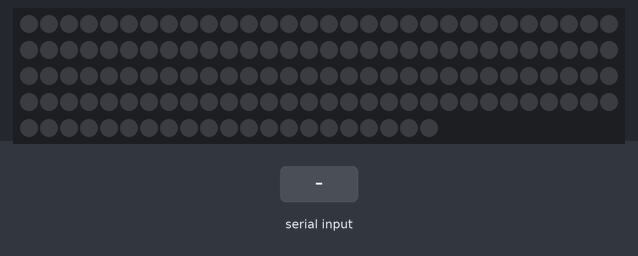
A sketch run on a simulated Arduino Uno, built with avr-gcc and run on an emulated ATmega328P. On the bench: 141 RGB LEDs in strip order, left to right, continuing on the next row. The test bench sets the inputs (shaded band). Dim RGB values are drawn brighter than linear.

Above: at 1.2 s.
1.3 s: "J" received over Serial
At 1.6 s:
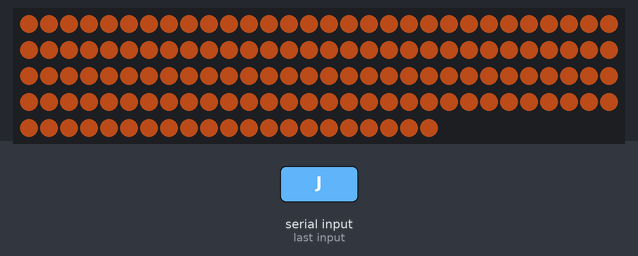
2.8 s: byte 1 (1) received over Serial
At 3.9 s:
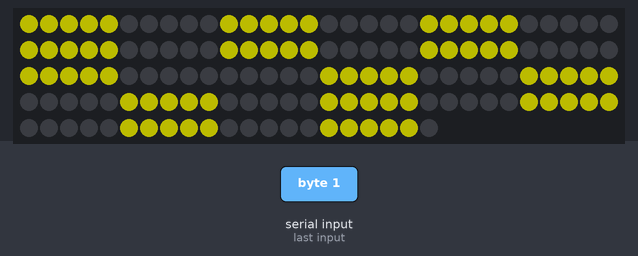
4.3 s: byte 2 (2) received over Serial
At 5.0 s:
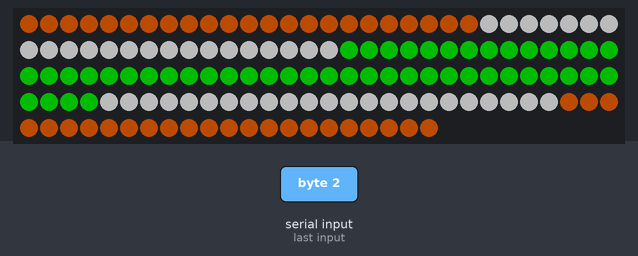
5.8 s: byte 81 (81) received over Serial
At 6.2 s:
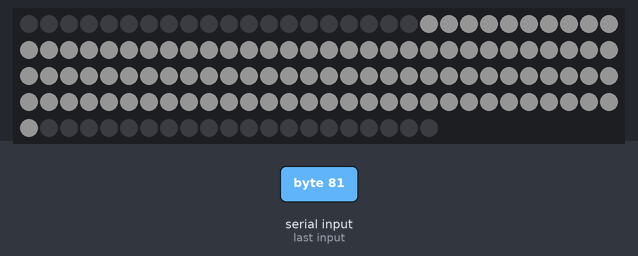
7.3 s: "K" received over Serial
At 8.5 s:
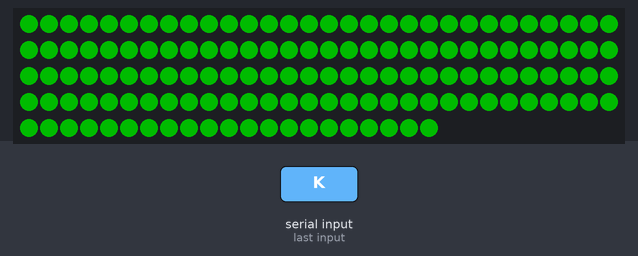
8.8 s: "L" received over Serial
At 9.7 s:
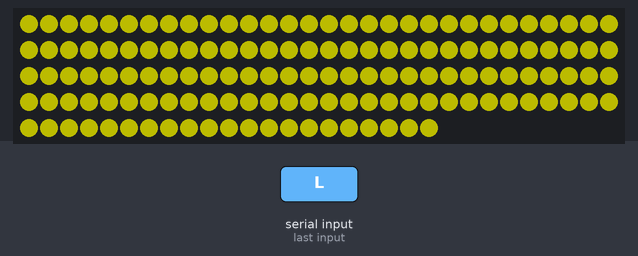
Timing chart, 0 to 11.3 s (numbered marks = the images above; inputs shaded):
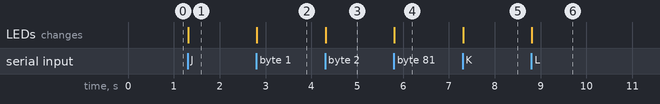

Measured:
- after the input at 1.3 s, the LEDs: change at once (image 1)
- after the input at 2.8 s, the LEDs: change at once (image 2)
- after the input at 4.3 s, the LEDs: change at once (image 3)
- after the input at 5.8 s, the LEDs: change at once (image 4)
- after the input at 7.3 s, the LEDs: change at once (image 5)
- after the input at 8.8 s, the LEDs: change at once (image 6)

The sketch:

hour_glass.ino
```cpp
#include <Adafruit_NeoPixel.h>

#define PIN 6 // the pin that the LED is attached to
#define n 141

bool playingHourglass = false;
int index = 0;

int incomingByte; // a variable to read incoming serial data into

Adafruit_NeoPixel strip(n, 6, NEO_GRB + NEO_KHZ800);


void setup() {
  Serial.begin(9600);  // initialize serial communication
  strip.begin(); // initialize pixels
  strip.clear();  // Initialize all pixels to 'off'
  // strip.show();  // Initialize all pixels to 'off'
  pinMode(6, OUTPUT);  // initialize the LED pin as an output
}

void loop() {


  if (Serial.available() > 0) {   // see if there's incoming serial data
    incomingByte = Serial.read(); // read it

    // Serial.write(incomingByte);

    // Intro - Hour Glass //

    if (incomingByte == 0) {

      playingHourglass = true;
    }


    // Bees //

    else if (incomingByte == 1) {    // if it's a capital H (ASCII 72),

      playingHourglass = false;

      strip.clear();

      for (int i = 0; i < 5; i ++) {
        strip.setPixelColor(i, strip.Color(75, 75, 0)); // set pixel colors

      }


      for (int i = 10; i < 15; i ++) {
        strip.setPixelColor(i, strip.Color(75, 75, 0)); // set pixel colors

      }


      for (int i = 20; i < 25; i ++) {
        strip.setPixelColor(i, strip.Color(75, 75, 0)); // set pixel colors

      }


      for (int i = 30; i < 35; i ++) {
        strip.setPixelColor(i, strip.Color(75, 75, 0)); // set pixel colors

      }


      for (int i = 40; i < 45; i ++) {
        strip.setPixelColor(i, strip.Color(75, 75, 0)); // set pixel colors

      }


      for (int i = 50; i < 55; i ++) {
        strip.setPixelColor(i, strip.Color(75, 75, 0)); // set pixel colors

      }


      for (int i = 60; i < 65; i ++) {
        strip.setPixelColor(i, strip.Color(75, 75, 0)); // set pixel colors

      }


      for (int i = 75; i < 80; i ++) {
        strip.setPixelColor(i, strip.Color(75, 75, 0)); // set pixel colors

      }


      for (int i = 85; i < 90; i ++) {
        strip.setPixelColor(i, strip.Color(75, 75, 0)); // set pixel colors

      }


      for (int i = 95; i < 100; i ++) {
        strip.setPixelColor(i, strip.Color(75, 75, 0)); // set pixel colors

      }


      for (int i = 105; i < 110; i ++) {
        strip.setPixelColor(i, strip.Color(75, 75, 0)); // set pixel colors

      }


      for (int i = 115; i < 120; i ++) {
        strip.setPixelColor(i, strip.Color(75, 75, 0)); // set pixel colors

      }


      for (int i = 125; i < 130; i ++) {
        strip.setPixelColor(i, strip.Color(75, 75, 0)); // set pixel colors

      }


      for (int i = 135; i < 140; i ++) {
        strip.setPixelColor(i, strip.Color(75, 75, 0)); // set pixel colors

      }

    }

    // India //

    else if (incomingByte == 2) {    // if it's an L (ASCII 76)

      strip.clear();

      for (int i = 0; i < 23; i ++) {
        strip.setPixelColor(i, strip.Color(75, 30, 0)); // turn off the LED

      }

      for (int i = 23; i < 46; i ++) {
        strip.setPixelColor(i, strip.Color(75, 75, 75)); // turn off the LED

      }

      for (int i = 46; i < 70; i ++) {
        strip.setPixelColor(i, strip.Color(0, 75, 0)); // turn off the LED

      }

      for (int i = 70; i < 94; i ++) {
        strip.setPixelColor(i, strip.Color(0, 75, 0)); // turn off the LED

      }

      for (int i = 94; i < 117; i ++) {
        strip.setPixelColor(i, strip.Color(75, 75, 75)); // turn off the LED

      }

      for (int i = 117; i < 141; i ++) {
        strip.setPixelColor(i, strip.Color(75, 30, 0)); // turn off the LED

      }
    }

    // Sea Level //

    else if (incomingByte >= 3 && incomingByte <= 73) {   // if it's an L (ASCII 76)

      strip.clear();

      int sliderVal = incomingByte - 3;

      for (int i = 70 - sliderVal; i < 70 + sliderVal; i ++) {
        strip.setPixelColor(i, strip.Color(0, 0, 75)); // turn off the LED

      }

    }

    // Flint //

    else if (incomingByte == 74) {    // if it's an L (ASCII 76)

      strip.clear();

      for (int i = 0; i < 141; i ++) {
        strip.setPixelColor(i, strip.Color(75, 30, 10)); // turn off the LED

      }
    }

    // Air Quality

    else if (incomingByte == 75) {    // if it's an L (ASCII 76)

      strip.clear();

      for (int i = 0; i < 141; i ++) {
        strip.setPixelColor(i, strip.Color(0, 75, 0)); // turn off the LED

      }
    }

    else if (incomingByte == 76) {    // if it's an L (ASCII 76)

      strip.clear();

      for (int i = 0; i < 141; i ++) {
        strip.setPixelColor(i, strip.Color(75, 75, 0)); // turn off the LED

      }
    }

    else if (incomingByte == 77) {    // if it's an L (ASCII 76)

      strip.clear();

      for (int i = 0; i < 141; i ++) {
        strip.setPixelColor(i, strip.Color(75, 55, 0)); // turn off the LED

      }
    }

    else if (incomingByte == 78) {    // if it's an L (ASCII 76)

      strip.clear();

      for (int i = 0; i < 141; i ++) {
        strip.setPixelColor(i, strip.Color(70, 0, 0)); // turn off the LED

      }
    }


    else if (incomingByte == 79) {    // if it's an L (ASCII 76)

      strip.clear();

      for (int i = 0; i < 141; i ++) {
        strip.setPixelColor(i, strip.Color(90, 0, 0)); // turn off the LED

      }
    }


    else if (incomingByte == 80) {    // if it's an L (ASCII 76)

      strip.clear();

      for (int i = 0; i < 141; i ++) {
        strip.setPixelColor(i, strip.Color(100, 0, 0)); // turn off the LED

      }
    }

    // Fossil Fuels //

    else if (incomingByte == 81) {    // if it's an L (ASCII 76)

      strip.clear();

      for (int i = 20; i < 121; i ++) {
        strip.setPixelColor(i, strip.Color(20, 20, 20)); // turn off the LED

      }

    }

    // Forest //

    else if (incomingByte == 82) {    // if it's an L (ASCII 76)

      strip.clear();

      for (int i = 43; i < 98; i ++) {
        strip.setPixelColor(i, strip.Color(20, 20, 20)); // turn off the LED

      }


    }


  } // end serial.available()

  int currentSecond = millis() / 1000;

  if (playingHourglass) {
    // if currentSecond != previousSecond
      // you are in a new second


    // update index every second
    // if a second has elapsed
      // index = index + 1
      // index = index % 141 (starts the index over)


    for (int i = 0; i < 141; i ++) {
      // set all pixels white
    }

    for (int i=index; i < 3; i++) {
      // set 3 pixels blue starting at index
    }
  }

 // warming stripes
  strip.show();
  //  strip.clear();

}
```
